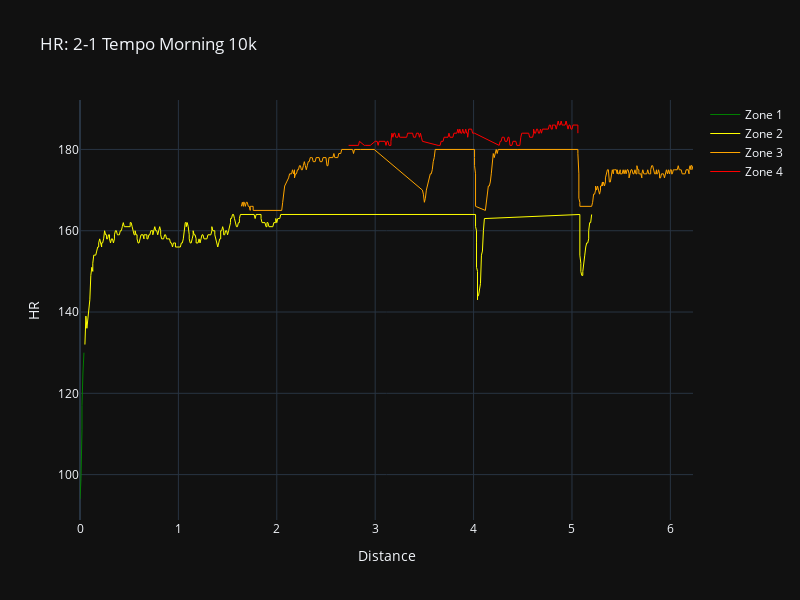

Here is the notebook cell this chart was saved with:
### Code cell
# Create the figure
fig = go.Figure()

# Add traces for each zone using Distance as the x-axis
for zone in data['Zone'].unique():
    zone_data = data[data['Zone'] == zone]
    fig.add_trace(go.Scatter(
        x=zone_data['Distance'],
        y=zone_data['HR'],
        mode='lines',
        name=zone,
        line=dict(color=zone_colors[zone], width=1)  # Assign color based on zone
    ))

fig.update_layout(
    title=f'{base}: {name}',
    xaxis_title='Distance',
    yaxis_title=base,
    autosize=False,
    width=800,
    height=600
)
print(data.columns)
fig.show()

### Figure 1 — Plotly figure (JSON) as saved in the notebook; plotly's stock layout.template omitted (floating-point values rounded to 4 significant figures; data arrays with more than 128 entries replaced by an {"elided": "..."} marker saying what was removed)
{"data": [{"line": {"color": "green", "width": 1}, "mode": "lines", "name": "Zone 1", "x": [0.0, 0.0, 0.01, 0.02, 0.02, 0.03, 0.04], "y": [94, 94, 99, 111, 117, 125, 130], "type": "scatter"}, {"line": {"color": "yellow", "width": 1}, "mode": "lines", "name": "Zone 2", "x": {"elided": "290 float values"}, "y": {"elided": "290 int values"}, "type": "scatter"}, {"line": {"color": "orange", "width": 1}, "mode": "lines", "name": "Zone 3", "x": {"elided": "290 float values"}, "y": {"elided": "290 int values"}, "type": "scatter"}, {"line": {"color": "red", "width": 1}, "mode": "lines", "name": "Zone 4", "x": {"elided": "198 float values"}, "y": {"elided": "198 int values"}, "type": "scatter"}], "layout": {"title": {"text": "HR: 2-1 Tempo Morning 10k"}, "xaxis": {"title": {"text": "Distance"}}, "yaxis": {"title": {"text": "HR"}}, "autosize": false, "width": 800, "height": 600}}
